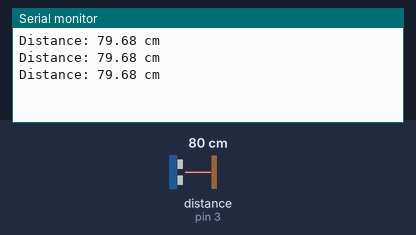
A sketch run on a simulated Arduino Uno, built with avr-gcc and run on an emulated ATmega328P. Parts: the last lines printed to the serial monitor. Wiring (inferred from the names in the program): ultrasonic range finder: trigger pin 2; echo pin 3. The test bench sets the inputs (shaded band); at power-on: distance to the obstacle (sensor on pin 3) 80 cm. The echo pulse lasts 58.3 µs per cm.

Above: at 1.3 s.
1.4 s: distance to the obstacle (sensor on pin 3) set to 2 cm
At 1.9 s:
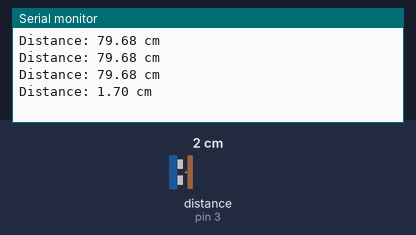
2.9 s: distance to the obstacle (sensor on pin 3) set to 4 cm
At 3.4 s:
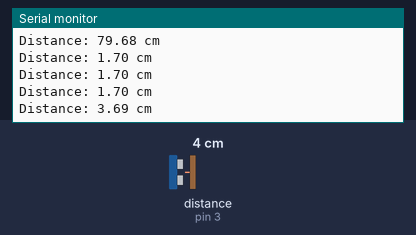
Timing chart, 0 to 5.9 s (numbered marks = the images above; inputs shaded):
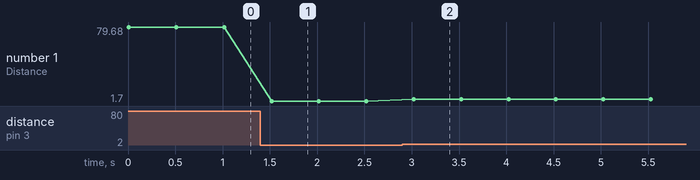

Measured:
- after the input at 1.4 s, the serial monitor: prints a new line after 0.12 s (image 1)
- after the input at 2.9 s, the serial monitor: prints a new line after 0.12 s (image 2)
- plotted number 1: 79.68 → 1.7 after the input at 1.4 s, 1.7 → 3.69 after the input at 2.9 s

The sketch:

hc-sr04_working.ino
```cpp
/* connection of HC-SR04 with arduino
HC-SR04 |	Arduino
VCC	    | 5V
GND	    | GND
TRIG	  | D2
ECHO	  | D3
*/

// code to check working of hc-sr04 when connected with arduino
int trigPin = 2;
int echoPin = 3;

void setup() {
  Serial.begin(9600);

  pinMode(trigPin, OUTPUT);
  pinMode(echoPin, INPUT);
}

void loop() {

  digitalWrite(trigPin, LOW);
  delayMicroseconds(2);

  digitalWrite(trigPin, HIGH);
  delayMicroseconds(10);

  digitalWrite(trigPin, LOW);

  long duration = pulseIn(echoPin, HIGH, 30000);

  if (duration == 0) {
    Serial.println("No echo - CHECK HC-SR04");
  }
  else {

    float distance = duration * 0.0343 / 2;

    Serial.print("Distance: ");
    Serial.print(distance);
    Serial.println(" cm");
  }

  delay(500);
}
```
